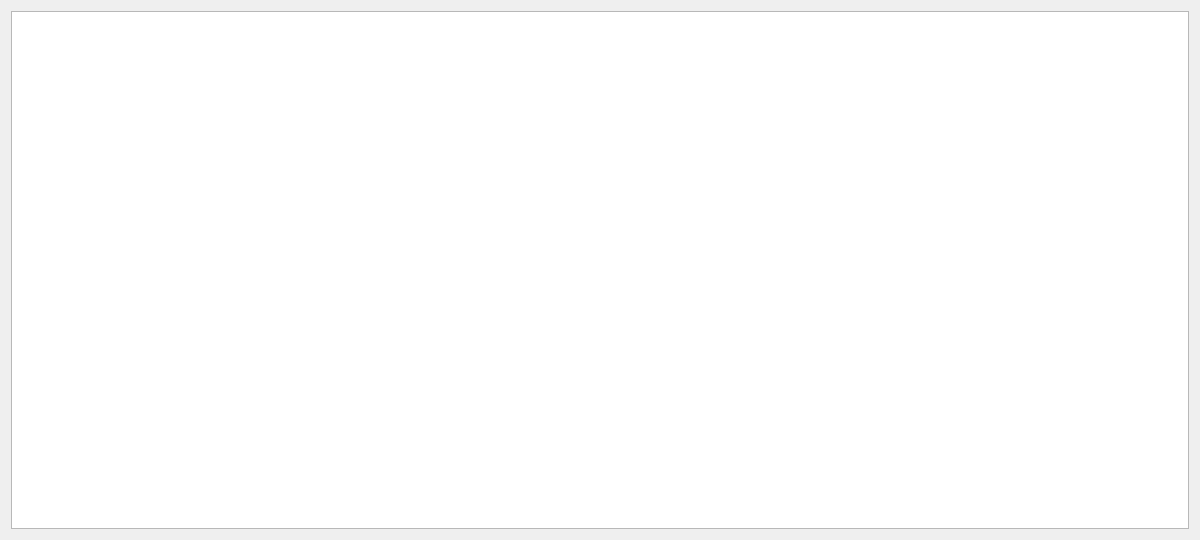
<?xml version="1.0" encoding="UTF-8"?>
<ui version="4.0">
 <class>STSelectClothesTypeAndPrice</class>
 <widget class="QDialog" name="STSelectClothesTypeAndPrice">
  <property name="geometry">
   <rect>
    <x>0</x>
    <y>0</y>
    <width>1200</width>
    <height>540</height>
   </rect>
  </property>
  <property name="minimumSize">
   <size>
    <width>0</width>
    <height>300</height>
   </size>
  </property>
  <property name="font">
   <font>
    <family>微软雅黑</family>
    <pointsize>11</pointsize>
   </font>
  </property>
  <property name="windowTitle">
   <string>Dialog</string>
  </property>
  <layout class="QGridLayout" name="gridLayout">
   <item row="0" column="0">
    <widget class="QTableWidget" name="tableWidget">
     <property name="font">
      <font>
       <family>微软雅黑</family>
       <pointsize>11</pointsize>
      </font>
     </property>
     <attribute name="verticalHeaderVisible">
      <bool>false</bool>
     </attribute>
    </widget>
   </item>
  </layout>
 </widget>
 <resources/>
 <connections/>
</ui>
